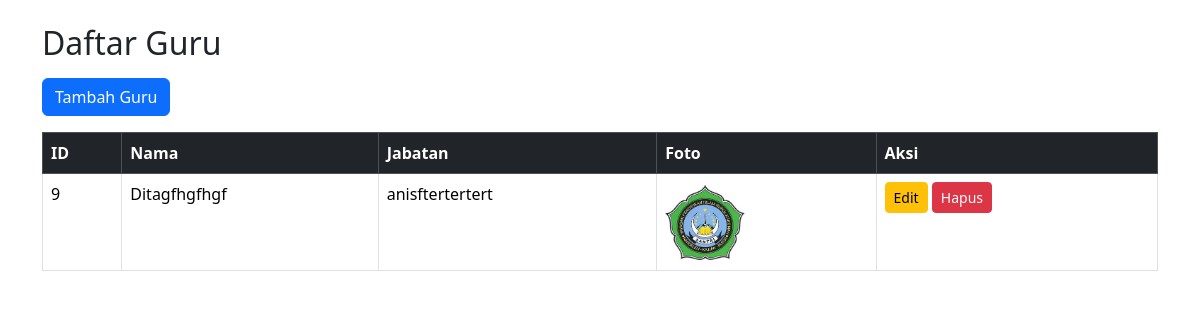
Screenshot of /admin/guru/guru.php with the database file from the repository.
### tables this page shows
CREATE TABLE `guru` (
  `guru_id` int(11) NOT NULL,
  `nama` varchar(255) NOT NULL,
  `jabatan` varchar(100) NOT NULL,
  `foto` varchar(255) NOT NULL,
  `admin_id` int(11) DEFAULT NULL
);

### admin/guru/guru.php (the view, shortened to what this page needs)
<?php
include '../../config/config.php';
?>
<!DOCTYPE html>
<html lang="id">
<head>
    <link href="https://cdn.jsdelivr.net/npm/bootstrap@5.3.3/dist/css/bootstrap.min.css" rel="stylesheet">
</head>
<body class="container mt-4">
    <h2 class="mb-3">Daftar Guru</h2>
    <a href="../../admin/guru/tambah.php" class="btn btn-primary mb-3">Tambah Guru</a>
    <table class="table table-bordered">
        <thead class="table-dark">
            <tr>
                <th>ID</th>
                <th>Nama</th>
                <th>Jabatan</th>
                <th>Foto</th>
                <th>Aksi</th>
            </tr>
        </thead>
        <tbody>
            <?php
            $result = $conn->query("SELECT * FROM guru");
            while ($row = $result->fetch_assoc()) {
                echo "<tr>
                        <td>{$row['guru_id']}</td>
                        <td>{$row['nama']}</td>
                        <td>{$row['jabatan']}</td>
                        <td><img src='../../uploads/{$row['foto']}' width='80'></td>
                        <td>
                            <a href='edit.php?id={$row['guru_id']}' class='btn btn-warning btn-sm'>Edit</a>
                            <a href='hapus.php?id={$row['guru_id']}' class='btn btn-danger btn-sm' onclick='return confirm(\"Yakin ingin menghapus?\")'>Hapus</a>
                        </td>
                    </tr>";
            }
            ?>
        </tbody>
    </table>
</body>
</html>

### rows the page displays
guru: guru_id "9", nama "Ditagfhgfhgf", jabatan "anisftertertert", foto (picture)
